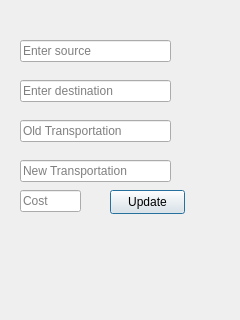
<?xml version="1.0" encoding="UTF-8"?>
<ui version="4.0">
 <class>updatet</class>
 <widget class="QDialog" name="updatet">
  <property name="geometry">
   <rect>
    <x>0</x>
    <y>0</y>
    <width>240</width>
    <height>320</height>
   </rect>
  </property>
  <property name="windowTitle">
   <string>Dialog</string>
  </property>
  <widget class="QPushButton" name="pushButton">
   <property name="geometry">
    <rect>
     <x>110</x>
     <y>190</y>
     <width>75</width>
     <height>24</height>
    </rect>
   </property>
   <property name="text">
    <string>Update</string>
   </property>
  </widget>
  <widget class="QLineEdit" name="lineEdit">
   <property name="geometry">
    <rect>
     <x>20</x>
     <y>40</y>
     <width>151</width>
     <height>22</height>
    </rect>
   </property>
   <property name="placeholderText">
    <string>Enter source</string>
   </property>
  </widget>
  <widget class="QLineEdit" name="lineEdit_2">
   <property name="geometry">
    <rect>
     <x>20</x>
     <y>80</y>
     <width>151</width>
     <height>22</height>
    </rect>
   </property>
   <property name="placeholderText">
    <string>Enter destination</string>
   </property>
  </widget>
  <widget class="QLineEdit" name="lineEdit_3">
   <property name="geometry">
    <rect>
     <x>20</x>
     <y>120</y>
     <width>151</width>
     <height>22</height>
    </rect>
   </property>
   <property name="placeholderText">
    <string>Old Transportation</string>
   </property>
  </widget>
  <widget class="QLineEdit" name="lineEdit_4">
   <property name="geometry">
    <rect>
     <x>20</x>
     <y>160</y>
     <width>151</width>
     <height>22</height>
    </rect>
   </property>
   <property name="placeholderText">
    <string>New Transportation</string>
   </property>
  </widget>
  <widget class="QLineEdit" name="lineEdit_5">
   <property name="geometry">
    <rect>
     <x>20</x>
     <y>190</y>
     <width>61</width>
     <height>22</height>
    </rect>
   </property>
   <property name="placeholderText">
    <string>Cost</string>
   </property>
  </widget>
 </widget>
 <resources/>
 <connections/>
</ui>
